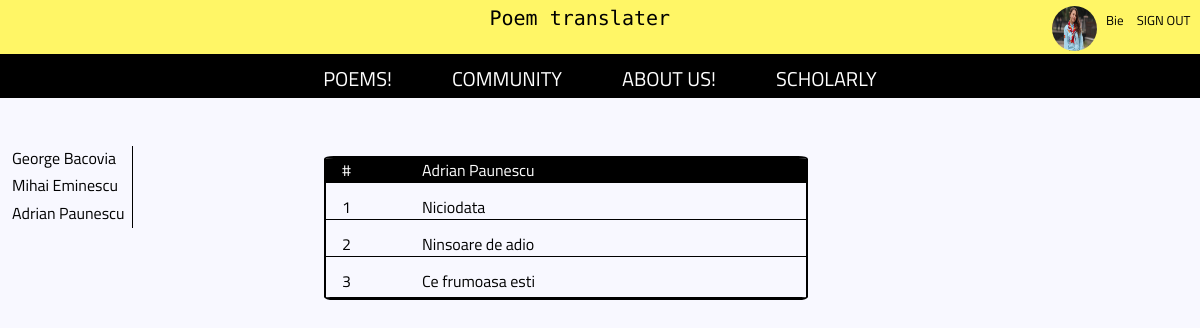
The app's page /poems/authorsPoem/4 (signed in) with its own data.
### tables this page shows
CREATE TABLE `autor` (
  `ID` int(11) NOT NULL,
  `nume` varchar(256) NOT NULL
);

CREATE TABLE `poezie_romana` (
  `ID` int(11) NOT NULL,
  `poezie` text NOT NULL,
  `id_autor` int(11) NOT NULL,
  `titlu` varchar(256) NOT NULL
);

### libs/View.php (called while the page is built, shortened)
<?php
class View {
    public function render($name){
        require 'views/' . $name . '.php';
    }
}

### controllers/PoemsController.php (called while the page is built, shortened)
<?php
require 'models/poems_model.php';
class Poems extends Controller{
    function __construct(){
        $this->view = new View();
        $this->model = new Poems_Model();
    }
    function authorsPoem($var){
        $this->view->authorData=$this->model->authors();
        $this->view->poemData=$this->model->authorsPoem($var);
        $this->view->render('poems/index');
    }
}

### index.php (called while the page is built, shortened)
<?php
$app = new App();

### libs/Session.php (called while the page is built, shortened)
<?php
class Session{
    public static function get($key){
        if(isset($_SESSION[$key]))
        return $_SESSION[$key];
    }
}

### libs/Model.php (called while the page is built)
<?php
require_once 'classes/Database.php';
class Model
{
    function __construct(){
            $this->db=Database::instance();
    }
}

### libs/classes/Database.php (called while the page is built, shortened)
<?php
class Database
{
    protected static $instance = null;
    public static function instance()
    {
        if(self::$instance === null){
            $options = array(
                PDO::ATTR_ERRMODE => PDO::ERRMODE_EXCEPTION,
                PDO::ATTR_DEFAULT_FETCH_MODE => PDO::FETCH_ASSOC,
                PDO::ATTR_EMULATE_PREPARES => false,
            );
            $dns = 'mysql:host='.DATABASE_HOST.';dbname='.DATABASE_NAME.';charset='.DATABASE_CHAR;
            self::$instance = new PDO($dns,DATABASE_USER,DATABASE_PASS,$options);
        }
        return self::$instance;
    }
}

### models/poems_model.php (called while the page is built, shortened)
<?php
class Poems_Model extends Model
{
    public function authors()
    {
        $sth=$this->db->prepare("SELECT nume,id FROM autor");
        $sth->execute();
        $data=$sth->fetchAll(PDO::FETCH_ASSOC);
        $count = $sth->rowCount();
        if($count){
            return $data;
        }
        else echo "No results found";
    }
    public function authorsPoem($var)
    {
        $data = [
            ':id' => $var,
        ];
        $sth=$this->db->prepare("SELECT p.id_autor, p.titlu,a.nume FROM poezie_romana p
                                           JOIN autor a on p.id_autor=a.id
                                           WHERE p.id_autor=:id");
        $sth->execute($data);
        $result=$sth->fetchAll(PDO::FETCH_ASSOC);
        $count = $sth->rowCount();
        if($count>0){
            return $result;
        }
        else echo "No results found!";
    }
}

### views/poems/index.php (the view, shortened to what this page needs)
<!DOCTYPE html>
<html lang="en">
<head>
    <link rel="stylesheet" href="/assets/style.css">
</head>
<body>
<nav class="nav1">
    <a class="a1" href="../../../index"> Poem translater </a>
    <?php
    if (Session::get('loggedIn') == true): ?>
        <a href="<?php echo URL; ?>../../dashboard/logout" class="sign-in-up-position"> SIGN OUT </a>
        <a href="../../profile"" class = "sign-in-up-position"> <?php echo Session::get('username') ?> </a>
        <img src="../../<?php echo Session::get('photo') ?>" alt="" id="profile-picture"/>
    <?php else: ?>
        <a href="../../signin" class="sign-in-up-position"> SIGN IN </a>
        <a href="../../signup" class="sign-in-up-position"> SIGN UP </a>
    <?php endif; ?>
</nav>
<nav class="menu-bar">
    <a href="../../poems/authorsPoem/1"> POEMS! </a>
    <a href="../../community"> COMMUNITY </a>
    <a href="../../aboutus"> ABOUT US! </a>
    <a href = "../../scholarly"> SCHOLARLY </a>
</nav>
<div class="table-summary">
    <?php
    foreach ($this->authorData as $var) {
        echo "<a href='../../poems/authorsPoem/" . $var['id'] . "'> " . $var['nume'] . " </a>";
    }
    ?>
</div>
<div class="table-poems">
    <p>#</p>
    <?php
    foreach ($this->poemData as  $var) {
        echo '<p>' . $var['nume'] . '</p>';
        break;
    }
    ?>
    <?php
    $cnt=1;
    foreach ($this->poemData as  $val){
        echo '<span>'.$cnt.' </span>';
        echo '<a href="../../poem/poezie/'.$var['id_autor'].'/'.$val['titlu'].'/english">'. $val['titlu'] .'</a>';
        $cnt++;
    }
    ?>
</div>
</body>
</html>

### assets/style.css (style rules this page uses)
.table-summary { border-right: 1px solid black; display: grid; grid-template-columns: 1fr; margin-top: 4%; padding-left: 1%; width: 10%; }
.table-summary a { color: #000; font-family: 'Titillium Web', sans-serif; margin-bottom: 3%; text-decoration: none; }
.table-poems { border: 2px solid black; border-radius: 2%; display: grid; grid-row-gap: .75em; grid-template-columns: 0.5fr 2.5fr; left: 27%; margin-top: 4%; overflow: hidden; position: absolute; text-align: left; top: 13.5%; width: 40%; }
.table-poems a { border-bottom: 1px solid black; color: #000; font-family: 'Titillium Web', sans-serif; padding-left: 1em; text-decoration: none; }
.table-poems a:last-child { color: #000; font-family: 'Titillium Web', sans-serif; padding-bottom: .25em; padding-left: 1em; text-decoration: none; }
.table-poems p { background-color: #000; border-bottom: 1px solid black; color: #fff; font-family: 'Titillium Web', sans-serif; margin: 0; padding-left: 1em; }
.table-poems span { border-bottom: 1px solid black; font-family: 'Titillium Web', sans-serif; padding-left: 1em; }
.menu-bar { background-color: #000; height: 2.5em; padding-top: 0.3%; width: 100%; display:flex; flex-direction: row; justify-content: center; }
.nav1 { background-color: #FFF666; display: inline-block; height: 3.0em; padding-top: 0.5%; text-align: center; width: 100%; }
.a1 { color: #000; font-family: 'Monoton', cursive; font-size: 20px; margin-left: 9%; text-align: center; text-decoration: none; }
.menu-bar a { color: #fff; font-family: 'Titillium Web', sans-serif; font-size: 20px; padding: 5px 30px; text-decoration: none; }
.sign-in-up-position { color: #000; float: right; font-family: 'Titillium Web', sans-serif; font-size: 13px; margin: 0.3%; padding-right: 0.5%; text-decoration: none; }
#profile-picture { width:45px; height:45px; float: right; border-radius: 100%; margin-right:0.5%; }
body { background-color: ghostwhite; margin: 0; }

### records on screen
autor: nume "George Bacovia"
autor: nume "Mihai Eminescu"
autor: nume "Adrian Paunescu"
poezie_romana: id_autor.nume "Adrian Paunescu", titlu "Niciodata"
poezie_romana: titlu "Ninsoare de adio"
poezie_romana: titlu "Ce frumoasa esti"

### other values on screen
Session::get('username') "Bie"
